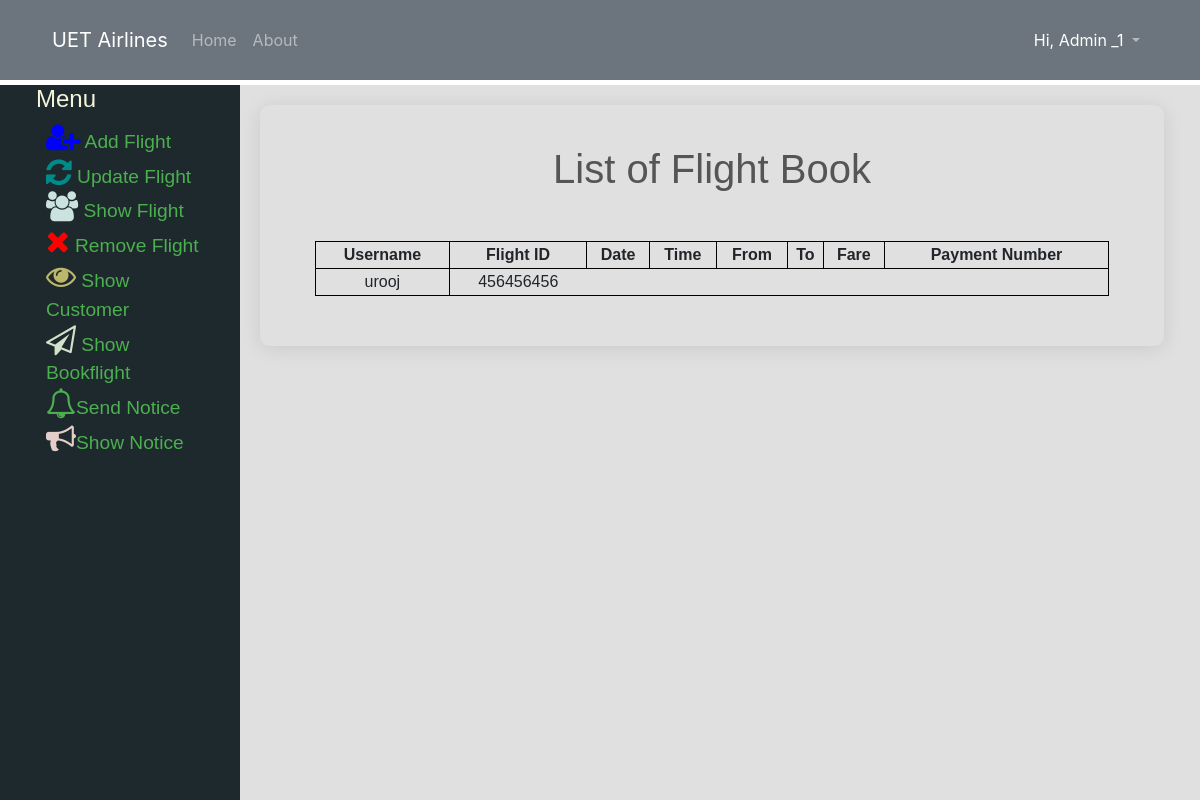
Screenshot of /showbookflight.php (signed in) with the database file from the repository.
### tables this page shows
CREATE TABLE `users` (
  `userid` int(20) NOT NULL,
  `fname` varchar(11) NOT NULL,
  `lname` varchar(11) NOT NULL,
  `uname` varchar(11) NOT NULL,
  `email` varchar(30) NOT NULL,
  `phone` int(11) NOT NULL,
  `gender` varchar(11) NOT NULL,
  `bdate` date NOT NULL,
  `pass` varchar(11) NOT NULL,
  `utype` varchar(20) NOT NULL
);

CREATE TABLE `tickets` (
  `tid` int(10) NOT NULL,
  `uname` varchar(20) NOT NULL,
  `flightid` int(10) NOT NULL,
  `sseat` varchar(11) NOT NULL,
  `phonen` varchar(12) NOT NULL
);

### database_connect.php (called while the page is built, shortened)
<?php
	 $serverName="localhost";
	 $userName="root";
	 $password="";
	 $dbName="airlinedb";
	function getU($query)
	{
		global $serverName;
		global $userName;
		global $password;
		global $dbName;
		$conn = mysqli_connect( $serverName, $userName, $password, $dbName);
		$result=mysqli_query($conn,$query);
		return $result;
	}
?>

### navbarController.php (called while the page is built, shortened)
<?php
    require_once '../../models/database_connect.php';
    $name3=$_SESSION['loggedinuser'];
    $query ="SELECT fname, lname FROM users WHERE uname='$name3'";
    $userName = getU($query);
    if(mysqli_num_rows($userName) > 0)
    {
        while($rows = mysqli_fetch_assoc($userName))
        {
            $name= $rows["fname"];
            $name1= $rows["lname"];
        }
    }
?>

### showbookflight.php (the view, shortened to what this page needs)
<?php
$s="localhost";
$u="root";
$p="";
$d="airlinedb";
$conn=mysqli_connect($s,$u,$p,$d);
$query="SELECT * FROM tickets";
$rs=mysqli_query($conn,$query);
?>
<!DOCTYPE html>
<html lang="en">
  <head>
    <link
      rel="stylesheet"
      href="https://maxcdn.bootstrapcdn.com/bootstrap/4.4.1/css/bootstrap.min.css"
    />
    <link
      rel="stylesheet"
      href="https://cdnjs.cloudflare.com/ajax/libs/font-awesome/4.7.0/css/font-awesome.min.css"
    />
    <link rel="stylesheet" href="css/showFlight.css" />
  </head>
  <body>
  <?php require_once 'navbar.php'; ?>
    <section id="admin-menu">
    <?php include "adminMenu.php"; ?>
      <div class="split-right">
        <div>
          <div class="search p-l-55 p-r-55 p-t-65 p-b-50">
              <span class="search-form-title">List of Flight Book</span>
              <br />
              <br />
              <table class="search-table" style="width: 100%">
                <thead class="search-table">
                  <tr>
                    <th class="search-table">Username</th>
                    <th class="search-table">Flight ID</th>
                    <th class="search-table">Date</th>
                    <th class="search-table">Time</th>
                    <th class="search-table">From</th>
                    <th class="search-table">To</th>
                    <th class="search-table">Fare</th>
                    <th class="search-table">Payment Number</th>
                  </tr>
                </thead>
                <tbody>
                <?php
        while($row=mysqli_fetch_assoc($rs))
		{
      echo "<tr>";
      echo '<td class="search-table">'.$row["uname"].'</td>';
            echo '<td class="book-table">'.$row["phonen"].'</td>';
			echo "</tr>";
		}
		?>
                </tbody>
              </table>
          </div>
        </div>
      </div>
    </section>
  </body>
</html>

### navbar.php (shortened to what this page needs)
<?php
require_once '../../controllers/admin/navbarController.php';
?>
<html>
<body>
<section id="navbar">
      <div class="container-fluid">
        <nav class="navbar navbar-expand-sm bg-secondary navbar-dark">
          <a class="navbar-brand" href="../index.php"
            >UET Airlines</a
          >
          <ul class="navbar-nav">
            <li class="nav-item">
              <a class="nav-link" href="admin.php">Home</a>
            </li>
            <li class="nav-item">
              <a class="nav-link" href="#">About</a>
            </li>
          </ul>
          <div class="collapse navbar-collapse">
            <ul class="navbar-nav ml-auto">
              <li class="nav-item dropdown">
                <a
                  class="nav-link dropdown-toggle"
                  href="#"
                  id="navbardrop"
                  data-toggle="dropdown"
                >
                <span style="color: #fff">Hi, <?php echo $name." ".$name1; ?> </span>
                </a>
              </li>
            </ul>
          </div>
        </nav>
      </div>
    </section>
</body>
</html>

### showFlight.css (style rules this page uses)
#navbar { background-color: #6c757d; }
.container-fluid { padding: 1% 3%; }
#admin-menu { font-family: "Montserrat", sans-serif; }
.split-right { height: 100%; width: 80%; position: fixed; z-index: 1; overflow-x: hidden; padding-top: 20px; right: 0; background: rgb(224, 224, 224); font-family: "Montserrat", sans-serif; top: 85px; padding: 0% 3%; padding-left: 20px; }
.p-l-55 { padding-left: 55px; }
.p-r-55 { padding-right: 55px; }
.p-t-65 { padding-top: 40px; }
.p-b-50 { padding-bottom: 50px; }
.search { margin-top: 20px; width: 100%; background: rgb(224, 224, 224); border-radius: 10px; overflow: hidden; box-shadow: 0 3px 20px 0px rgba(0, 0, 0, 0.1); -moz-box-shadow: 0 3px 20px 0px rgba(0, 0, 0, 0.1); -webkit-box-shadow: 0 3px 20px 0px rgba(0, 0, 0, 0.1); -o-box-shadow: 0 3px 20px 0px rgba(0, 0, 0, 0.1); -ms-box-shadow: 0 3px 20px 0px rgba(0, 0, 0, 0.1); }
.search-form-title { display: block; font-family: "Montserrat", sans-serif; font-size: 40px; color: #555555; line-height: 1.2; text-align: center; }
.search-table { border: 1px solid black; border-collapse: collapse; text-align: center; }

### rows the page displays
users: fname "Admin", lname "_1"
tickets: uname "urooj", phonen "456456456"
